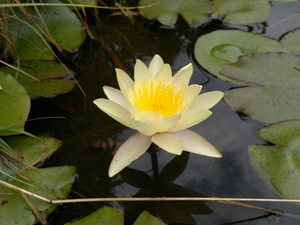
#> input picture MP32405_example/Demo/Pict/ylotus.png, 300 x 225 px
$ python CH1615.py
#> lines starting #> are read from the running program, lines starting #| are printed output that depends on the picture
# rotate()方法旋轉圖片
from PIL import Image

# 圖檔路徑
file = '../Demo/Pict/ylotus.png'

# 開啟圖檔，with/as於執行後自動釋放資源
with Image.open(file) as photo:
#> photo is the input picture: PIL image 300x225 RGBA; mean R, G, B, A 81.9, 82, 51.8, 255
   img = photo.rotate(45, expand = True,
      resample = Image.Resampling.BILINEAR)
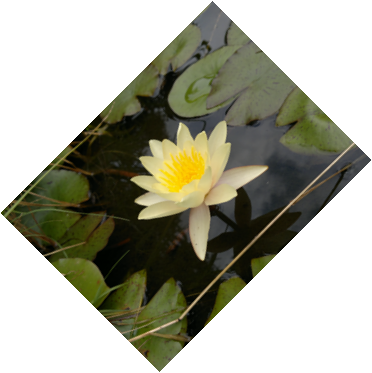
#> img: PIL image 372x373 RGBA; mean R, G, B, A 39.5, 39.6, 24.9, 123.9; transparent parts drawn white
   img.save('../Demo/Pict/R45E.png')

$ run again, with MP32405_example/Demo/Pict/R45.png copied over MP32405_example/Demo/Pict/ylotus.png
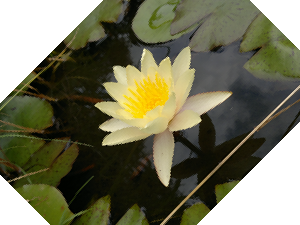
#> input picture MP32405_example/Demo/Pict/R45.png, 300 x 225 px
#> photo is the input picture: PIL image 300x225 RGBA; mean R, G, B, A 64.6, 64, 39.7, 204.9
#> `img = photo.rotate(45, expand = True, resample = Image.Resampling.BILI..`:
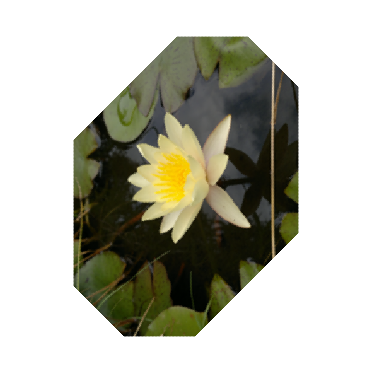
#> img: PIL image 372x373 RGBA; mean R, G, B, A 31.3, 31.1, 19.2, 99.6; transparent parts drawn white
